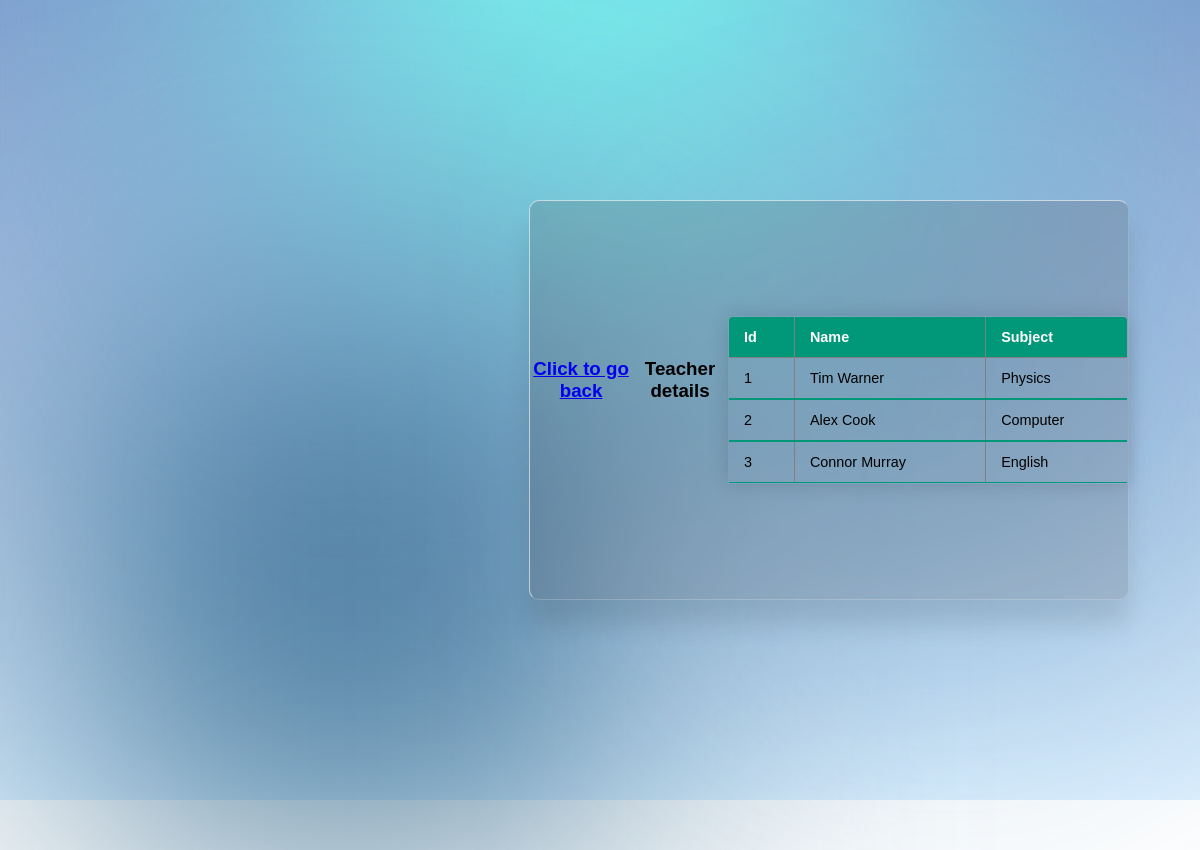
Page /student/teacher_list.php on the committed database.
### tables this page shows
CREATE TABLE `feedback_teacher` (
  `id` int(7) NOT NULL,
  `loginid` varchar(10) NOT NULL,
  `name` varchar(50) NOT NULL,
  `subjects` varchar(50) NOT NULL
);

### student/teacher_list.php (the view, shortened to what this page needs)
<?php
include("connection.php");
?>
<!DOCTYPE html>
<html>
<head>
    <link rel="stylesheet" href="../css/tablestyle.css">
</head>
<body>
<section>
	<div class="color"></div>
    <div class="color"></div>
    <div class="color"></div>
	<br>
    <div class="container">
	<h3 style="font: size 40px; text-align:center; margin-bottom:40px" align="top"><a href="feedback.php">Click to go back</a></h4>
	<h3 style="font: size 40px; text-align:center; margin-bottom:40px " align="center">Teacher details</h3>
	<table  class="content-table" border="1" align="center">
		<thead>
		<tr>
			<td><strong>Id</strong></td>
			<td><strong>Name</strong></td>
			<td><strong>Subject</strong></td>
		</tr></thead>
<?php
$sql="SELECT * FROM  `feedback_teacher` ORDER BY  `id` ASC ";
$res=mysqli_query($con, $sql);
while($row=mysqli_fetch_array($res))
{
?>  	<tbody>
 		<tr>
			<td><?php echo $row['id']; ?></td>
			<td><?php echo $row['name']; ?></td>
			<td><?php echo $row['subjects']; ?></td>
		</tr>
<?php
}
?>
</tbody>
</table>
</div>
</section>
</body>
</html>

### css/tablestyle.css (style rules this page uses)
* { font-family: sans-serif; }
* { margin: 0; padding: 0; box-sizing: border-box; font-family: 'Poppins', sans-serif; }
body { overflow: scroll; }
section { display: flex; justify-content: center; align-items: center; min-height: 100vh; background: linear-gradient(to bottom,#82a0cf,#dff1ff); }
section .color { position:absolute; filter: blur(150px); }
section .color:nth-child(1) { top: -350px; width: 600px; height: 600px; background: #76f5ef ; }
section .color:nth-child(2) { top: 350px; left: 100px; width: 500px; height: 500px; background: #084872ce ; }
section .color:nth-child(3) { top: 320px; right: 100px; width: 300px; height: 300px; background: #1f70a7a9 ; }
.container { margin-left: 458px; width:600px; min-height: 400px; background: rgba(63, 55, 55, 0.158); border-radius: 10px; display: flex; padding: auto; justify-content: center; align-items: center; backdrop-filter: blur(5px); box-shadow: 0 25px 25px rgba(0,0,0,0.1); border: 1px solid rgba(255, 255, 255, 0.596); border-right: 1px solid rgba(255,255,255,0.2); border-bottom: 1px solid rgba(255,255,255,0.2); }
.content-table { padding: 32px; border-collapse: collapse; margin: 25px 0; font-size: 0.9em; min-width: 400px; border-radius: 5px 5px 0 0; overflow: hidden; box-shadow: 0 0 20px rgba(0, 0, 0, 0.15); }
.content-table thead tr { background-color: #009879; color: #ffffff; text-align: left; font-weight: bold; }
.content-table th, .content-table td { padding: 12px 15px; }
.content-table tbody tr { border-bottom: 1px solid #dddddd; }
.content-table tbody tr:last-of-type { border-bottom: 2px solid #009879; }

### rows in the picture
feedback_teacher: id "1", name "Tim Warner", subjects "Physics"
feedback_teacher: id "2", name "Alex Cook", subjects "Computer"
feedback_teacher: id "3", name "Connor Murray", subjects "English"
